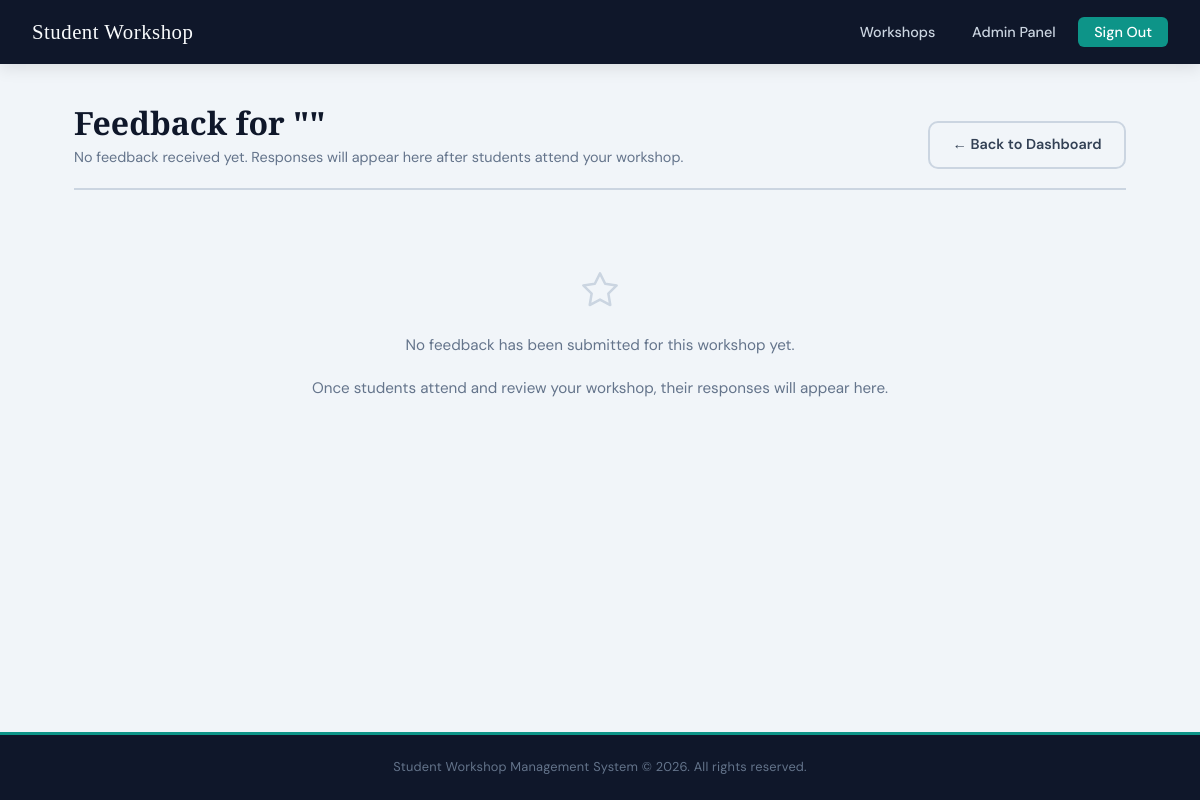
Before: /host/workshops/1/feedback (signed in) with the older database file.
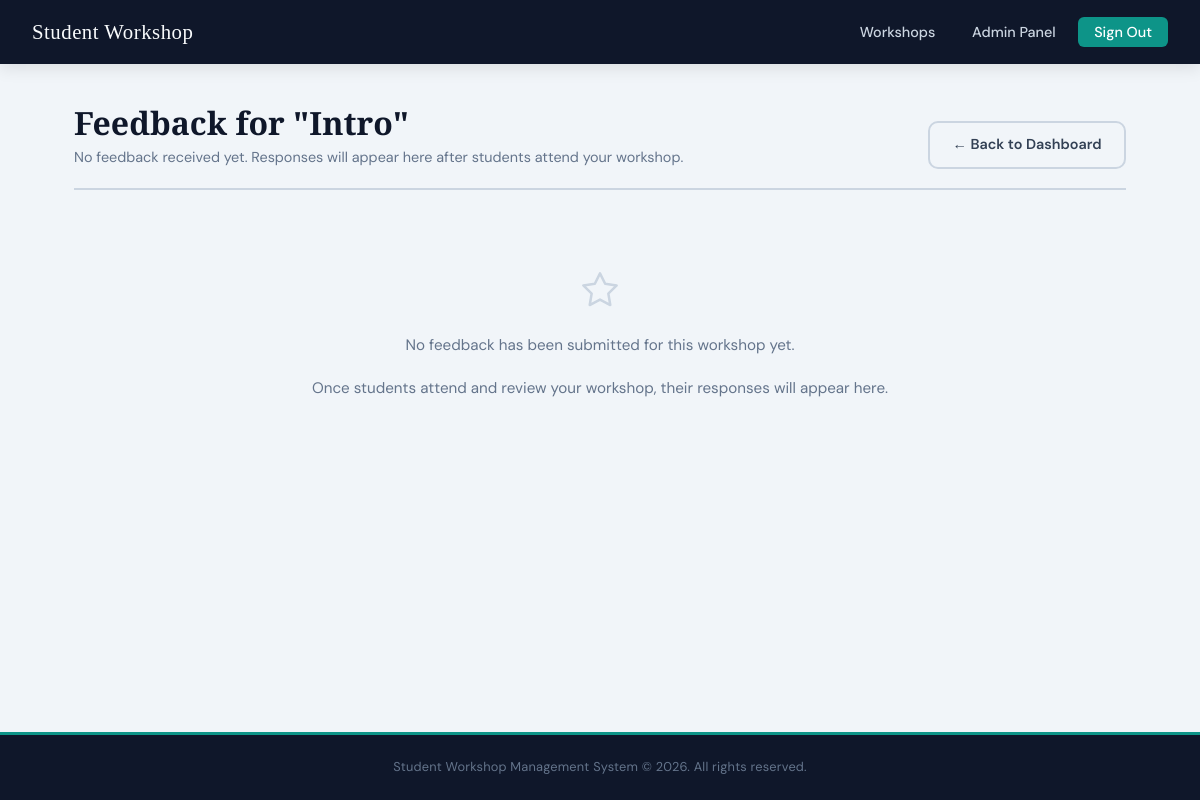
After: the same page with the newer database file.
### tables this page shows
CREATE TABLE workshops (
            id          INTEGER PRIMARY KEY AUTOINCREMENT,
            title       TEXT NOT NULL,
            description TEXT NOT NULL,
            date        TEXT NOT NULL,
            start_time  TEXT NOT NULL,
            end_time    TEXT NOT NULL,
            teams_link  TEXT,
            created_by  INTEGER NOT NULL,
            status      TEXT NOT NULL DEFAULT 'pending'
        );

### app.py (the view)
@app.route('/host/workshops/<int:workshop_id>/feedback')
def host_view_feedback(workshop_id):
    if not require_login():
        return redirect(url_for('login'))
    if session.get('role') not in ('host', 'admin'):
        flash('Access denied.', 'error')
        return redirect(url_for('host_dashboard'))
    conn = get_db()
    uid = session['user_id']
    workshop = conn.execute('''
        SELECT * FROM workshops WHERE id = ? AND created_by = ?
    ''', (workshop_id, uid)).fetchone()
    if not workshop and session.get('role') != 'admin':
        flash('This workshop does not belong to you.', 'error')
        conn.close()
        return redirect(url_for('host_dashboard'))
    feedback = conn.execute('''
        SELECT f.*, u.name AS student_name
        FROM feedback f
        JOIN users u ON f.user_id = u.id
        WHERE f.workshop_id = ?
        ORDER BY f.created_at DESC
    ''', (workshop_id,)).fetchall()
    avg_rating = conn.execute('''
        SELECT AVG(rating) as avg, COUNT(*) as count
        FROM feedback WHERE workshop_id = ?
    ''', (workshop_id,)).fetchone()
    conn.close()
    return render_template(
        'host_feedback.html',
        workshop=workshop,
        feedback=feedback,
        avg_rating=avg_rating['avg'],
        feedback_count=avg_rating['count']
    )

### app.py (called while the page is built)
def get_db():
    conn = sqlite3.connect(DATABASE)
    conn.row_factory = sqlite3.Row
    return conn

def require_login(role=None):
    if 'user_id' not in session:
        flash('Please sign in to access that page.', 'warning')
        return False
    if role and session.get('role') != role:
        flash('You do not have permission to access that page.', 'error')
        return False
    return True

### templates/host_feedback.html (shortened to what this page needs)
{% extends 'base.html' %}
{% block content %}
<div class="page-wrapper">
  <div class="page-header">
    <div>
      <h1>Feedback for "{{ workshop.title }}"</h1>
      {% if feedback_count > 0 %}
        <p>
          Average rating: <strong style="color: #f59e0b; font-size: 1.2rem;">{{ "%.1f"|format(avg_rating) }}</strong> / 5
          ({{ feedback_count }} review{{ 's' if feedback_count != 1 }})
        </p>
      {% else %}
        <p>No feedback received yet. Responses will appear here after students attend your workshop.</p>
      {% endif %}
    </div>
    <a href="{{ url_for('host_dashboard') }}" class="btn btn-ghost">&larr; Back to Dashboard</a>
  </div>
  {% if feedback %}
    <div style="display: flex; flex-direction: column; gap: 1rem;">
      {% for f in feedback %}
        <div class="card" style="padding: 1.2rem;">
          <div style="display: flex; justify-content: space-between; align-items: flex-start; flex-wrap: wrap; gap: 0.5rem; margin-bottom: 0.75rem;">
            <div>
              <strong style="color: var(--navy); font-size: 0.95rem;">{{ f.student_name }}</strong>
              <div style="display: flex; gap: 0.1rem; margin-top: 0.25rem;">
                {% for star in range(1, 6) %}
                  {% if star <= f.rating %}
                    <span style="color: #f59e0b; font-size: 1rem;">★</span>
                  {% else %}
                    <span style="color: #cbd5e1; font-size: 1rem;">★</span>
                  {% endif %}
                {% endfor %}
              </div>
            </div>
            <div class="text-muted" style="font-size: 0.7rem; color: #64748b;">{{ f.created_at }}</div>
          </div>
          {% if f.comment %}
            <p style="color: var(--grey-700); font-size: 0.88rem; line-height: 1.5; margin-top: 0.5rem; background: #f8fafc; padding: 0.75rem; border-radius: 8px;">
              "{{ f.comment }}"
            </p>
          {% else %}
            <p style="color: var(--grey-500); font-size: 0.85rem; font-style: italic; background: #f8fafc; padding: 0.75rem; border-radius: 8px;">
              No written comment provided.
            </p>
          {% endif %}
        </div>
      {% endfor %}
    </div>
  {% else %}
    <div class="empty-state">
      <p>No feedback has been submitted for this workshop yet.</p>
      <p class="text-sm text-muted">Once students attend and review your workshop, their responses will appear here.</p>
    </div>
  {% endif %}
</div>
{% endblock %}

Changed rows visible on the page:
now on this page (row edited): workshops: title "Intro"
